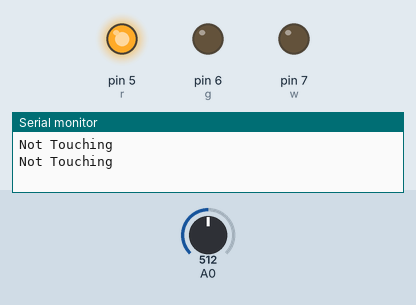
Bench run of a sketch on a simulated Arduino Uno, built with avr-gcc and run on an emulated ATmega328P. On the bench: output pins drawn as LEDs (lit = HIGH), the last lines printed to the serial monitor. The inputs (shaded band) are chosen by the test bench; at power-on: A0 = 512.

Above: at 2.8 s.
2.9 s: A0 set to 290
At 5.3 s:
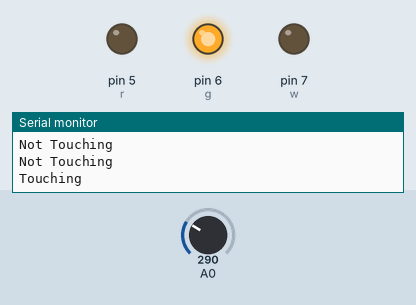
8.9 s: A0 set to 264
At 11.1 s:
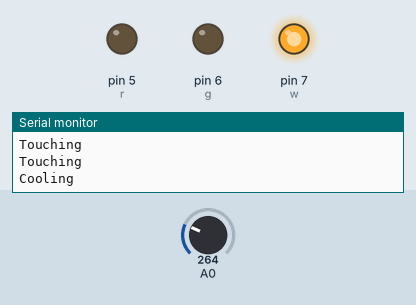
14.9 s: A0 set to 306
At 16.9 s:
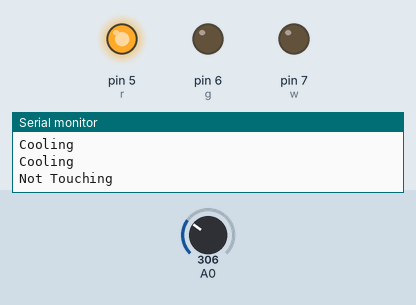
20.9 s: A0 set to 270
At 22.6 s:
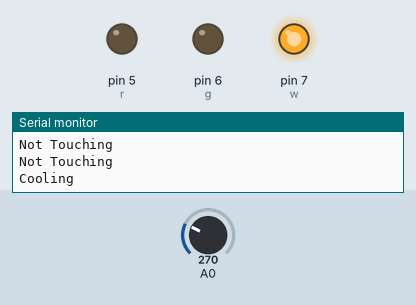
Timing chart, 0 to 24.1 s (numbered marks = the images above; inputs shaded):
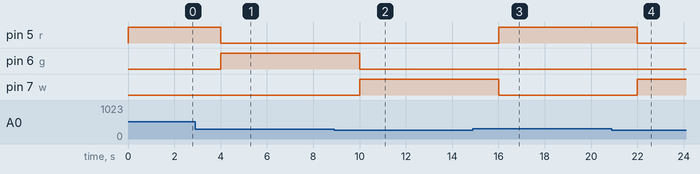

The sketch:

Thermistor.ino
```cpp
#define r 5
#define g 6
#define w 7
void setup() {
  // put your setup code here, to run once:
Serial.begin(9600);
pinMode(r,OUTPUT);
pinMode(g,OUTPUT);
pinMode(w,OUTPUT);
}

void loop() {
  // put your main code here, to run repeatedly:
 int var;
 var = analogRead(A0);
 if(var>300){
  Serial.println("Not Touching");
  digitalWrite(r,HIGH);
  delay(2000);
  digitalWrite(r,LOW);
 }
 else if(var<300 && var >280){
  Serial.println("Touching");
  digitalWrite(g,HIGH);
  delay(2000);
  digitalWrite(g,LOW);
 }
 else{
  Serial.println("Cooling");
  digitalWrite(w,HIGH);
  delay(2000);
  digitalWrite(w,LOW);
 }
}
```

Measured:
- the behaviour switches between 281 and 280 on A0 (found by bisection; images 1 and 2)
- after the input at 2.9 s, pin 5 (r): HIGH → LOW after 1.1 s; pin 6 (g): LOW → HIGH after 1.1 s
- after the input at 8.9 s, pin 6 (g): HIGH → LOW after 1.1 s; pin 7 (w): LOW → HIGH after 1.1 s
- after the input at 14.9 s, pin 5 (r): LOW → HIGH after 1.1 s; pin 7 (w): HIGH → LOW after 1.1 s
- after the input at 20.9 s, pin 5 (r): HIGH → LOW after 1.1 s; pin 7 (w): LOW → HIGH after 1.1 s
